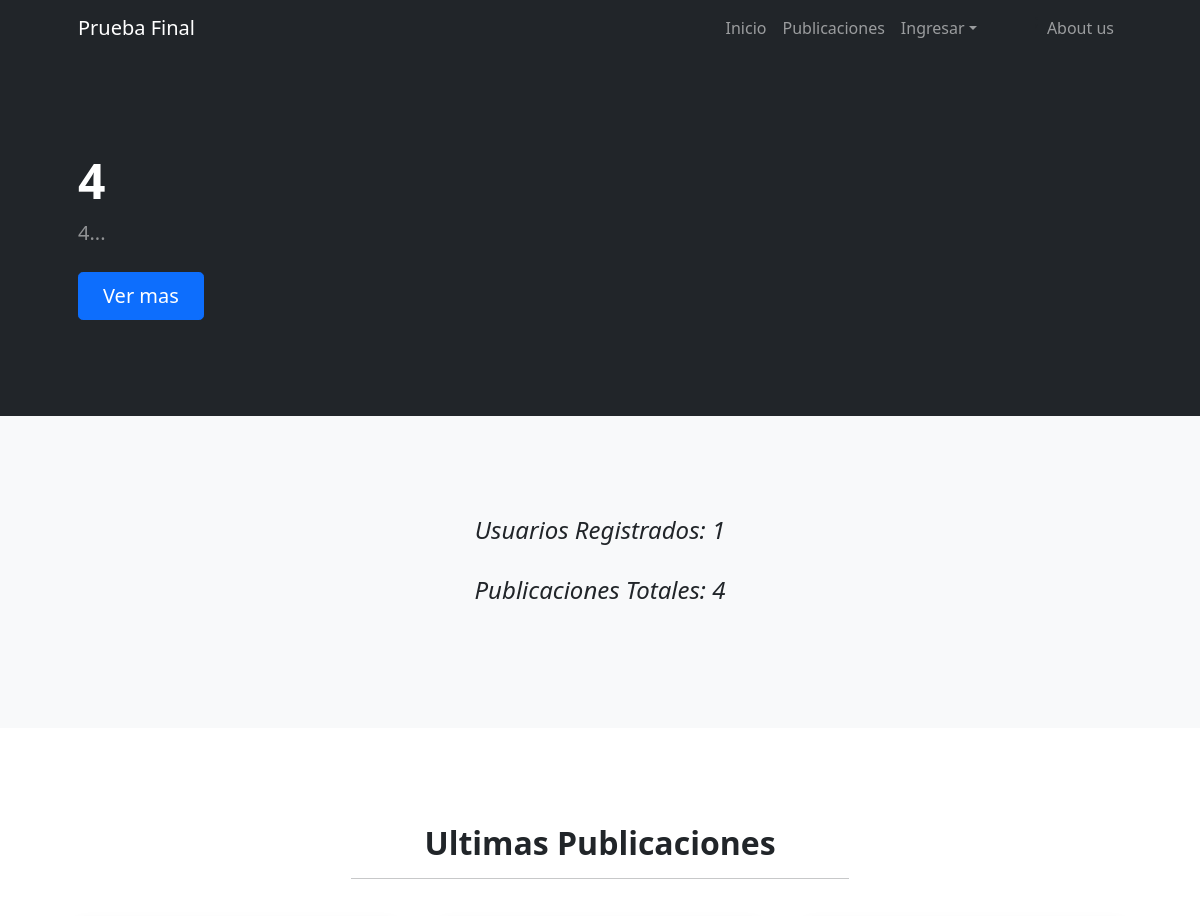
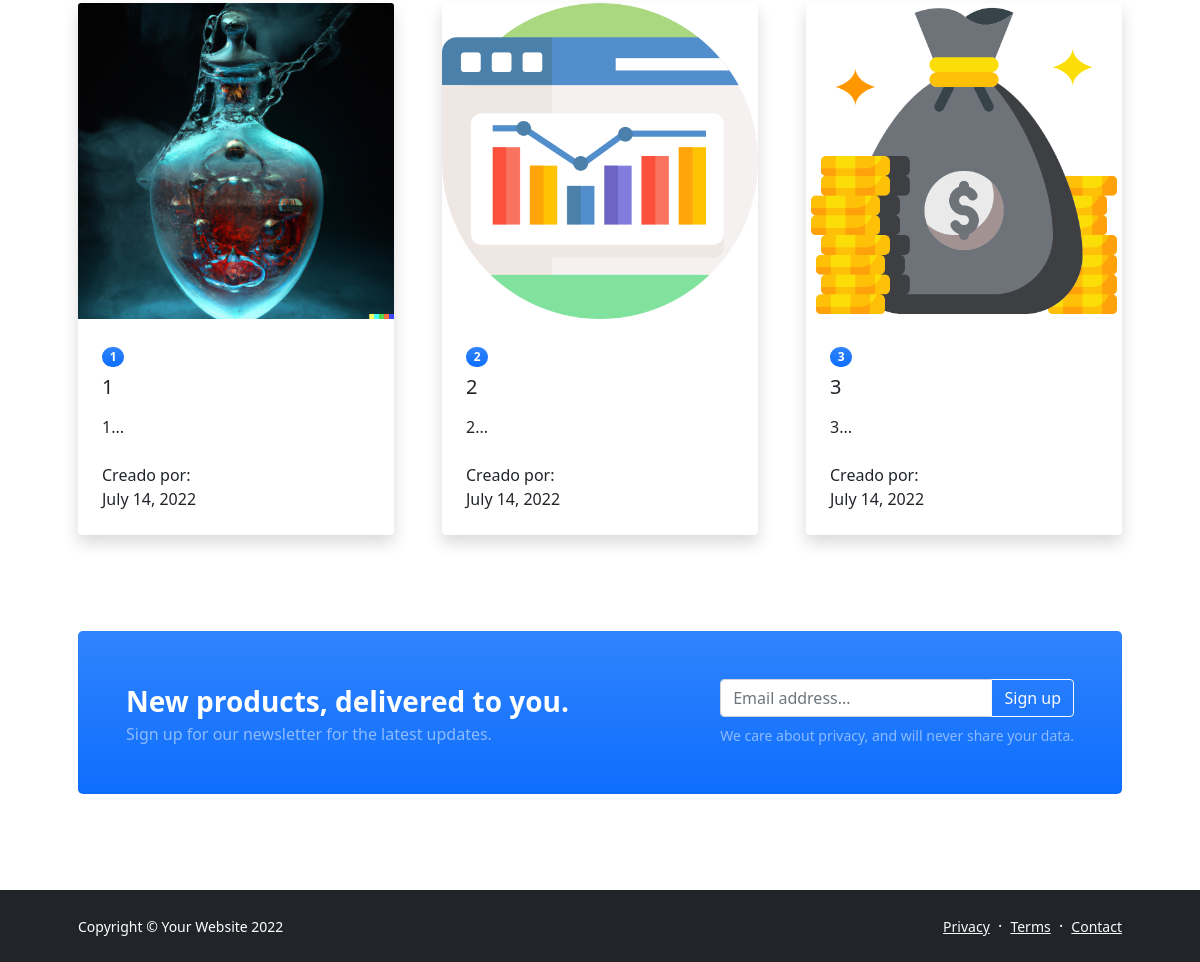
Before: / with the older database file (2 pictures, top to bottom).
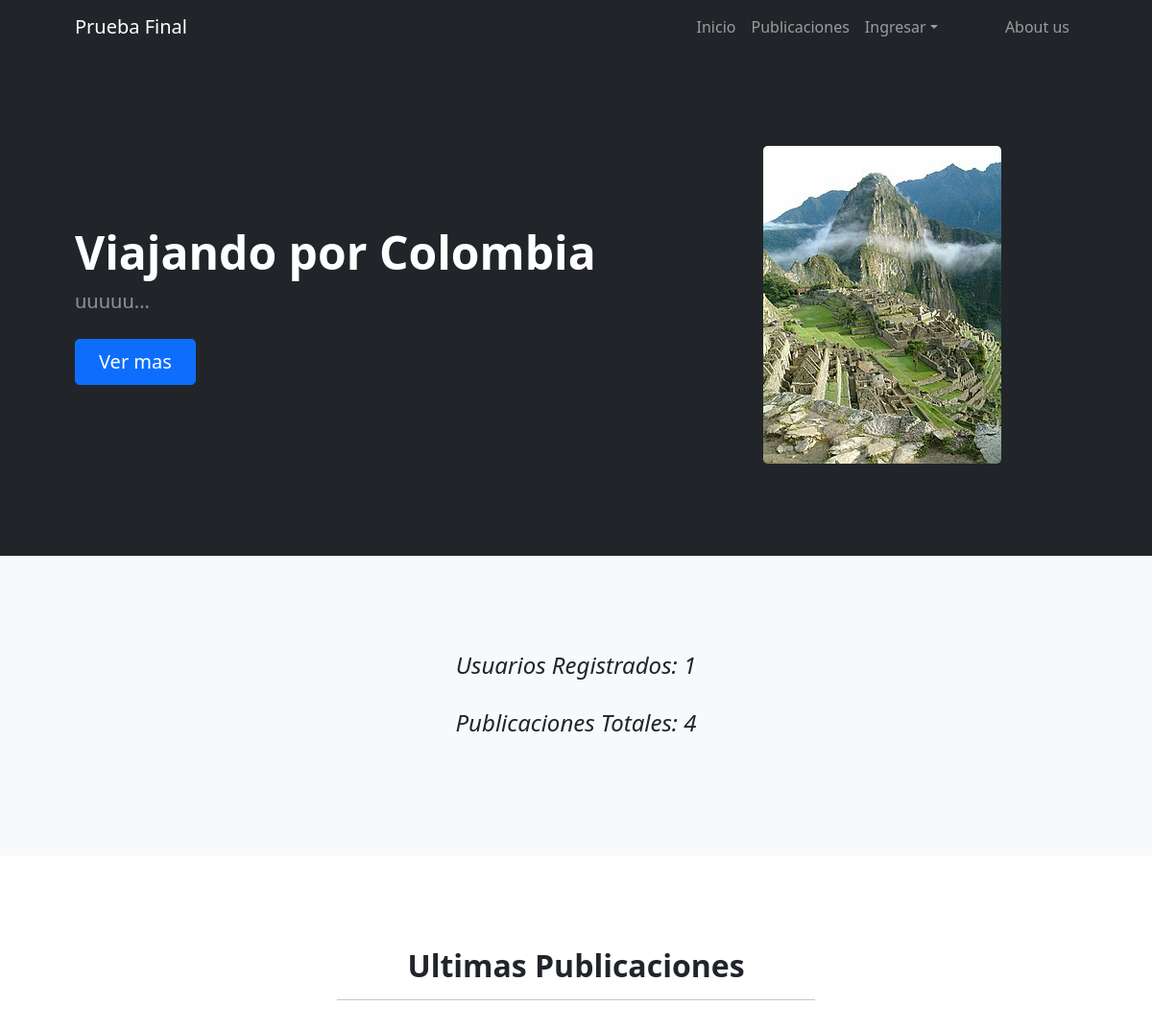
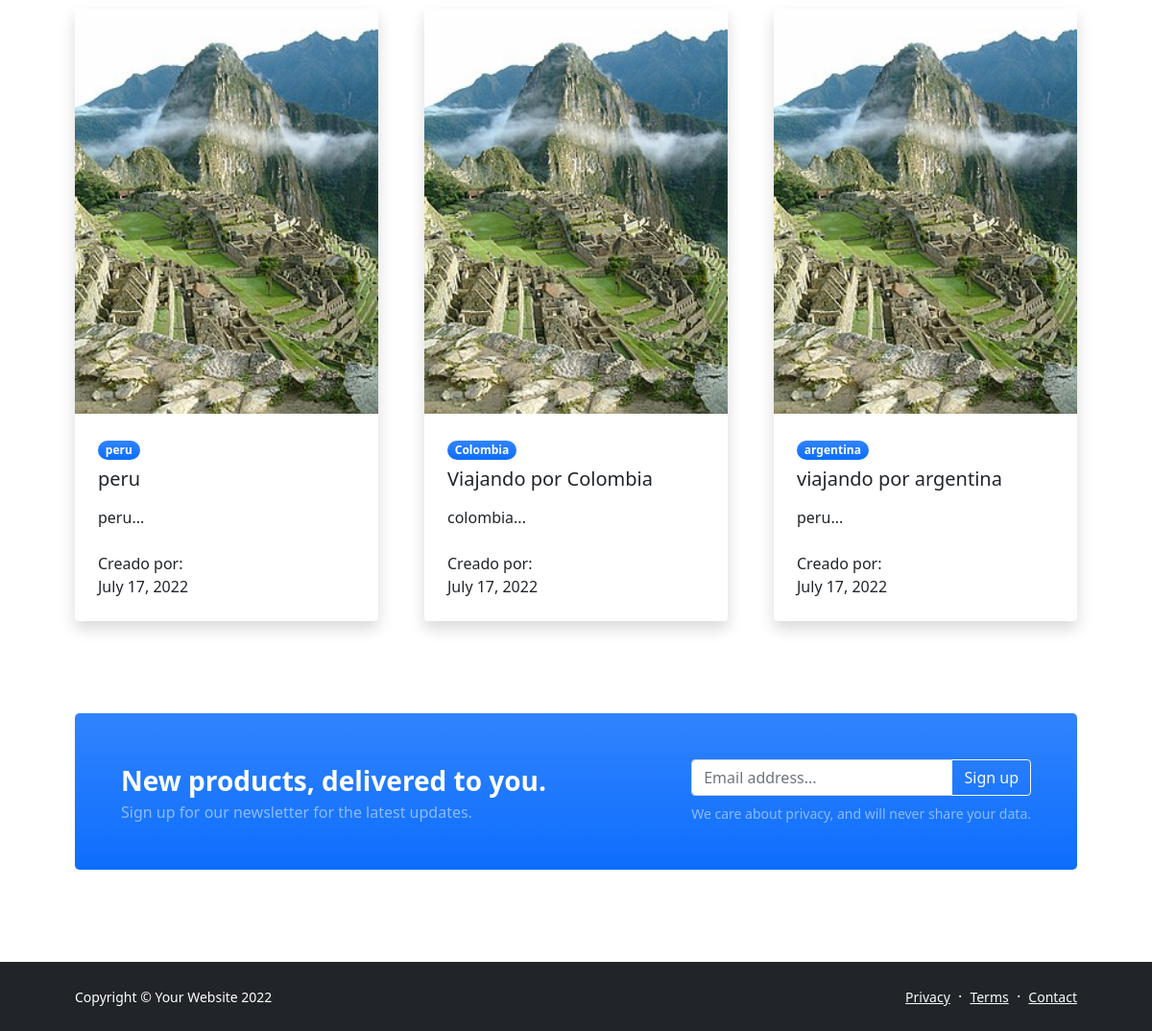
After: the same page with the newer database file (2 pictures, top to bottom).
### PruebaFinalApp/models.py (models this page shows)
class Publicaciones(models.Model):
    imagen = models.ImageField(null=True, blank=True)
    pais = models.CharField(max_length=50)
    titulo = models.CharField(max_length=50)
    descripcion = models.TextField()
    fecha_viaje = models.DateField()
    class Meta:
        verbose_name_plural = "Publicaciones"
        db_table = "imageupload"

### PruebaFinalApp/views.py (the view)
# urls.py: path('', inicio),
def inicio(request):
    publicaciones = Publicaciones.objects.all()
    ultimas = publicaciones[len(publicaciones)-4:len(publicaciones)-1]
    ultima_publicacion = publicaciones[publicaciones.count()-1]
    total_publicaciones = publicaciones.count()
    usuarios = User.objects.all()
    total_usuarios = usuarios.count()
    return render(request, "PruebaFinalApp/index.html", {"publicaciones":ultimas, 'total_usuarios':total_usuarios, 'total_publicaciones':total_publicaciones, 'ultima_publicacion':ultima_publicacion})

### PruebaFinalApp/templates/PruebaFinalApp/index.html (shortened to what this page needs)
{%extends 'PruebaFinalApp/base.html'%}
{%block contenido%}
{%load static%}
            <header class="bg-dark py-5">
                <div class="container px-5">
                    <div class="row gx-5 align-items-center justify-content-center">
                        <div class="col-lg-8 col-xl-7 col-xxl-6">
                            <div class="my-5 text-center text-xl-start">
                                <h1 class="display-5 fw-bolder text-white mb-2">{{ultima_publicacion.titulo}}</h1>
                                <p class="lead fw-normal text-white-50 mb-4">{{ultima_publicacion.descripcion|slice:180}}...</p>
                                <div class="d-grid gap-3 d-sm-flex justify-content-sm-center justify-content-xl-start">
                                    <a class="btn btn-primary btn-lg px-4 me-sm-3" href="#features">Ver mas</a>
                                </div>
                            </div>
                        </div>
                        <div class="col-xl-5 col-xxl-6 d-none d-xl-block text-center"><img class="img-fluid rounded-3 my-5" src="{{ultima_publicacion.imagen.url}}" alt="" /></div>
                    </div>
                </div>
            </header>
            <div class="py-5 bg-light">
                <div class="container px-5 my-5">
                    <div class="row gx-5 justify-content-center">
                        <div class="col-lg-10 col-xl-7">
                            <div class="text-center">
                                <div class="fs-4 mb-4 fst-italic">Usuarios Registrados: {{total_usuarios}}</div>
                                <div class="fs-4 mb-4 fst-italic">Publicaciones Totales: {{total_publicaciones}}</div>
                            </div>
                        </div>
                    </div>
                </div>
            </div>
            <section class="py-5">
                <div class="container px-5 my-5">
                    <div class="row gx-5 justify-content-center">
                        <div class="col-lg-8 col-xl-6">
                            <div class="text-center">
                                <h2 class="fw-bolder">Ultimas Publicaciones</h2>
                                <hr>
                                <br>
                            </div>
                        </div>
                    </div>
                    <div class="row gx-5">
                        {%if publicaciones|length == 0 %}
                        <h1>No hay publicaciones aun...</h1>
                        {%else%}
                            {%for publicacion in publicaciones%}
                            <div class="col-lg-4 mb-5">
                                <div class="card h-100 shadow border-0">
                                    <img class="card-img-top" src="{{publicacion.imagen.url}}" alt="..." />
                                    <div class="card-body p-4">
                                        <div class="badge bg-primary bg-gradient rounded-pill mb-2">{{publicacion.pais}}</div>
                                        <a class="text-decoration-none link-dark stretched-link" href="#!"><h5 class="card-title mb-3">{{publicacion.titulo}}</h5></a>
                                        <p class="card-text mb-0">{{publicacion.descripcion|slice:120}}...</p>
                                        <br>
                                        <p class="card-text mb-0">Creado por: </p>
                                        <p class="card-text mb-0">{{publicacion.fecha_viaje}}</p>
                                    </div>
                                </div>
                            </div>
                            {%endfor%}
                        {%endif%}
                    </div>
                    <aside class="bg-primary bg-gradient rounded-3 p-4 p-sm-5 mt-5">
                        <div class="d-flex align-items-center justify-content-between flex-column flex-xl-row text-center text-xl-start">
                            <div class="mb-4 mb-xl-0">
                                <div class="fs-3 fw-bold text-white">New products, delivered to you.</div>
                                <div class="text-white-50">Sign up for our newsletter for the latest updates.</div>
                            </div>
                            <div class="ms-xl-4">
                                <div class="input-group mb-2">
                                    <input class="form-control" type="text" placeholder="Email address..." aria-label="Email address..." aria-describedby="button-newsletter" />
                                    <button class="btn btn-outline-light" id="button-newsletter" type="button">Sign up</button>
                                </div>
                                <div class="small text-white-50">We care about privacy, and will never share your data.</div>
                            </div>
                        </div>
                    </aside>
                </div>
            </section>
        </main>
{%endblock%}

### PruebaFinalApp/templates/PruebaFinalApp/base.html (shortened to what this page needs)
{%load static%}
<!DOCTYPE html>
<html lang="en">
    <head>
        <link href="https://cdn.jsdelivr.net/npm/bootstrap-icons@1.5.0/font/bootstrap-icons.css" rel="stylesheet" />
        <link href="{% static 'css/styles.css' %}" rel="stylesheet" />
    </head>
    <body class="d-flex flex-column h-100">
        <main class="flex-shrink-0">
            <nav class="navbar navbar-expand-lg navbar-dark bg-dark">
                <div class="container px-5">
                    <a class="navbar-brand" href="index.html">Prueba Final</a>
                    <div class="collapse navbar-collapse" id="navbarSupportedContent">
                        <ul class="navbar-nav ms-auto mb-2 mb-lg-0">
                            <li class="nav-item"><a class="nav-link" id="navitem" href="{%url 'inicio'%}">Inicio</a></li>
                            <li class="nav-item"><a class="nav-link" id="navitem" href="{%url 'publicaciones'%}">Publicaciones</a></li>
                            <li class="nav-item dropdown">
                                {%if user.is_authenticated %}
                                <a class="nav-link dropdown-toggle" id="navbarDropdownBlog" href="#" role="button" data-bs-toggle="dropdown" aria-expanded="false">Hola, <b style="color: rgb(25, 196, 196);">{{user.get_username}}</b></a>
                                <ul class="dropdown-menu dropdown-menu-end" aria-labelledby="navbarDropdownBlog"></li>
                                    <li><a class="dropdown-item" id="userdp" href="{%url 'editar_perfil'%}">Perfil</a></li>
                                    <li><a class="dropdown-item" id="userdp" href="{%url 'crear_publicacion'%}">Crear Publicacion</a></li>
                                    <li><a class="dropdown-item" id="userdp" href="{%url 'ver_publicaciones'%}">Mis Publicaciones</a></li>
                                    <li><a class="dropdown-item" id="userdp" href="{%url 'logout'%}">Logout</a></li>
                                </ul>
                                {%else%}
                                <a class="nav-link dropdown-toggle" id="navbarDropdownBlog" href="#" role="button" data-bs-toggle="dropdown" aria-expanded="false">Ingresar</a>
                            </li>
                            {%endif%}
                            <li>&nbsp &nbsp &nbsp &nbsp &nbsp &nbsp ;</li>
                            <li class="nav-item"><a class="nav-link" id="navitem" href="{%url 'about_us'%}">About us</a></li>
                        </ul>
                    </div>
                </div>
            </nav>
            {%block contenido%}
            {%endblock%}
        <footer class="bg-dark py-4 mt-auto">
            <div class="container px-5">
                <div class="row align-items-center justify-content-between flex-column flex-sm-row">
                    <div class="col-auto"><div class="small m-0 text-white">Copyright &copy; Your Website 2022</div></div>
                    <div class="col-auto">
                        <a class="link-light small" href="#!">Privacy</a>
                        <span class="text-white mx-1">&middot;</span>
                        <a class="link-light small" href="#!">Terms</a>
                        <span class="text-white mx-1">&middot;</span>
                        <a class="link-light small" href="#!">Contact</a>
                    </div>
                </div>
            </div>
        </footer>
    </body>
</html>

Changed rows visible on the page:
removed Publicaciones: imagen (picture), pais "1", titulo "1", descripcion "1", fecha_viaje "July 14, 2022"
removed Publicaciones: imagen (picture), pais "2", titulo "2", descripcion "2", fecha_viaje "July 14, 2022"
removed Publicaciones: imagen (picture), pais "3", titulo "3", descripcion "3", fecha_viaje "July 14, 2022"
changed Publicaciones: titulo "4" → "Viajando por Colombia"; descripcion "4" → "uuuuu"; imagen: picture added
added Publicaciones: imagen (picture), pais "peru", titulo "peru", descripcion "peru", fecha_viaje "July 17, 2022"
added Publicaciones: imagen (picture), pais "Colombia", titulo "Viajando por Colombia", descripcion "colombia", fecha_viaje "July 17, 2022"
added Publicaciones: imagen (picture), pais "argentina", titulo "viajando por argentina", descripcion "peru", fecha_viaje "July 17, 2022"
